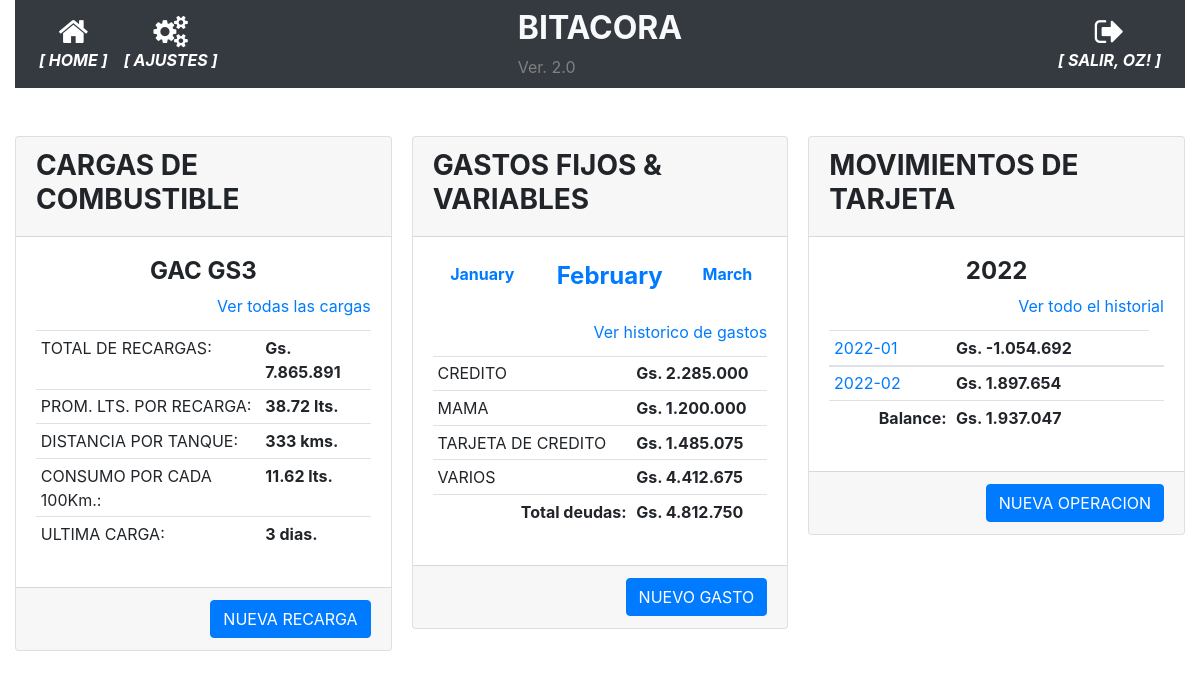
The app's page /index (signed in) with its own data.
### app/models.py (models this page shows, shortened)
class User(UserMixin, db.Model):
    id = db.Column(db.Integer, primary_key=True)
    username = db.Column(db.String(64), index=True, unique=True)
    email = db.Column(db.String(120), index=True, unique=True)
    password_hash = db.Column(db.String(128))
    perfil = db.Column(db.String(128))

class AgrupadorGastos(db.Model):
    __tablename__='agrupador_gastos'
    id = db.Column(db.Integer, primary_key=True)
    agrupador = db.Column(db.String(100), nullable=False)

### app/routes.py (the view)
@app.route('/')
@app.route('/index', methods=['GET', 'POST'])
@login_required
def index():
    form = FormularioCombustible()
    cargas = Cargas.query.all()
    anno = datetime.now().strftime("%Y")
    fechas_referencia = {'mes_anterior':datetime.now() - timedelta(days=30), 'fecha_actual':datetime.now(),  'mes_siguiente':datetime.now() + timedelta(days=31)}
    referencias_principales = referencias_vehiculo(cargas)
    balance_movimientos, balance_mensual = balance_cuenta()
    gastos = db.session.query(AgrupadorGastos.agrupador.label('acreedor'), func.sum(GastosFijos.monto).label('total')).join(AgrupadorGastos).group_by(AgrupadorGastos.agrupador).filter(func.strftime("%Y-%m", GastosFijos.fecha_pagar)==fechas_referencia['fecha_actual'].strftime('%Y-%m')).all()
    total_gasto = saldo_grupo(gastos)
    return render_template('home.html',  form=form, **referencias_principales, movimientos=balance_mensual, anno=anno, fechas_referencia=fechas_referencia, balance_movimientos=balance_movimientos, gastos=gastos, total_gasto=total_gasto) #usar ** permite que se manipule la variable directamente en el DOM

### app/models.py (called while the page is built)
@login.user_loader
def load_user(id):
    return User.query.get(int(id))

### app/utilitarios.py (called while the page is built)
def saldo_grupo(result):
    list_dict = []
    saldo = 0
    for i in result:
        i_dict = i._asdict()  # sqlalchemy.util._collections.result , has a method called _asdict()
        list_dict.append(i_dict)
    for item in list_dict:
        if item['acreedor']=='CREDITO':
            saldo -= item['total']
        else:
            saldo += item['total']
    return saldo

### app/templates/home.html (shortened to what this page needs)
{% extends "base.html" %}
{% block main %}
<form action="{{ url_for('nueva_recarga') }}" method="post">
    <br>
    <div class="card-columns">
        <div class="card">
            <div class="card-header">
                <h3><strong>CARGAS DE COMBUSTIBLE</strong></h3>
            </div>
            <div class="card-body">
                <div class="card-title">
                    <h4 class="card-text text-center"><strong>{{ vehiculo }}</strong></h4>
                    <div class="card-text text-right">
                        <a href="{{ url_for('recargas') }}" class="card-link">Ver todas las cargas</a>
                    </div>
                </div>
                <div>
                    <table class="table table-sm">
                        <tr><td>TOTAL DE RECARGAS:</td><td><strong>{{ "Gs. {:,.0f}".format(suma_total_cargas).replace(",", ".") }}</strong></td></tr>
                        <tr><td>PROM. LTS. POR RECARGA:</td><td><strong>{{ '%0.2f'|format(promedio_litros_por_recarga|float) }} lts.</strong></td></tr>
                        <tr><td>DISTANCIA POR TANQUE:</td><td><strong>{{ promedio_recorrido_por_tanque }} kms.</strong></td></tr>
                        <tr><td>CONSUMO POR CADA 100Km.:</td><td><strong>{{ '%0.2f'|format(consumo_por_100km|float) }} lts.</strong></td></tr>
                        <tr><td>ULTIMA CARGA:</td><td><strong>{{ promedio_dias_carga }} dias.</strong></td></tr>
                    </table>
                </div>
            </div>
            <div class="card-footer text-muted text-right">
                <a href="{{ url_for('nueva_recarga') }}" class="btn btn-primary">NUEVA RECARGA</a>
            </div>
        </div>
        <div class="card">
            <div class="card-header">
                <h3><strong>GASTOS FIJOS & VARIABLES</strong></h3>
            </div>
            <div class="card-body">
                <div class="card-title text-center">
                    <table class="table table-sm table-borderless">
                        <td><a href="{{ url_for('historico_gastos_detalle', periodo=fechas_referencia.mes_anterior.strftime('%Y-%m')) }}" class="card-link"><strong>{{ fechas_referencia.mes_anterior.strftime('%B') }}</strong></a></td>
                        <td><a href="{{ url_for('historico_gastos_detalle', periodo=fechas_referencia.fecha_actual.strftime('%Y-%m')) }}" class="card-link"><h4><strong>{{ fechas_referencia.fecha_actual.strftime('%B') }}</strong></h4></a></td>
                        <td><a href="{{ url_for('historico_gastos_detalle', periodo=fechas_referencia.mes_siguiente.strftime('%Y-%m')) }}" class="card-link"><strong>{{ fechas_referencia.mes_siguiente.strftime('%B') }}</strong></a></td>
                    </table>
                    <div class="card-text text-right">
                        <a href="{{ url_for('historico_gastos') }}" class="card-link">Ver historico de gastos</a>
                    </div>
                </div>
                <div>
                    <table class="table table-sm">
                        <tbody>
                        {% for gasto in gastos %}
                            <tr>
                                <td>{{ gasto.acreedor }}</td>
                                <td><strong>{{ "Gs. {:,.0f}".format(gasto.total).replace(",", ".") }}</strong></td>
                            </tr>
                        {% endfor %}
                        </tbody>
                        <tfoot>
                            <tr>
                                <td class="card-text text-right"><strong>Total deudas:</strong></td>
                                <td><strong>{{ "Gs. {:,.0f}".format(total_gasto).replace(",", ".") }}</strong></td>
                            </tr>
                        </tfoot>
                    </table>
                </div>
            </div>
            <div class="card-footer text-muted text-right">
                <a href="{{ url_for('nuevo_gasto') }}" class="btn btn-primary">NUEVO GASTO</a>
            </div>
        </div>
        <div class="card">
            <div class="card-header">
                <h3><strong>MOVIMIENTOS DE TARJETA</strong></h3>
            </div>
            <div class="card-body">
                <div class="card-title">
                    <h4 class="card-text text-center"><strong>{{ fechas_referencia.fecha_actual.strftime('%Y') }}</strong></h4>
                    <div class="card-text text-right">
                        <a href="{{ url_for('historial_operacion') }}" class="card-link">Ver todo el historial</a>
                    </div>
                </div>
                <div>
                    <table class="table table-sm">
                        {% for movimiento in movimientos %}
                        <tbody>
                            <tr>
                                <td><a href="{{ url_for('movimientos_mes', mes=movimiento[0]) }}">{{ movimiento[0] }}</a></td>
                                <td><strong>{{ "Gs. {:,.0f}".format(movimiento[1]).replace(",", ".") }}</strong></td>
                            </tr>
                        </tbody>
                        {% endfor %}
                        <tfoot>
                            <tr>
                                <td class="card-text text-right"><strong>Balance:</strong></td>
                                <td><strong>{{ "Gs. {:,.0f}".format(balance_movimientos|int).replace(",", ".") }}</strong></td>
                                <td></td>
                            </tr>
                        </tfoot>
                    </table>
                </div>
            </div>
            <div class="card-footer text-muted text-right">
                <a href="{{ url_for('nueva_operacion') }}" class="btn btn-primary">NUEVA OPERACION</a>
            </div>
        </div>
    </div>
{% endblock %}

### app/templates/base.html (shortened to what this page needs)
<!doctype html>
<html lang="en">
  <head>
    <link rel="stylesheet" href="https://stackpath.bootstrapcdn.com/bootstrap/4.5.0/css/bootstrap.min.css">
    <link rel="stylesheet" href="https://maxcdn.bootstrapcdn.com/font-awesome/4.4.0/css/font-awesome.min.css">
  </head>
  <body>
    <div class="container-fluid">
      <nav class="navbar navbar-expand-md navbar-dark bg-dark">
        <div class="navbar-collapse collapse w-100 order-1 order-md-0 dual-collapse2">
            <ul class="navbar-nav mr-auto text-center">
              <li class="nav-item active">
                <a href="{{ url_for('index') }}" class="nav-link d-flex flex-column">
                <i class="fa fa-home fa-2x"></i>
                <span class="d-none d-sm-inline"><i><strong>[ HOME ]</strong></i></span></a>
              </li>
              <li class="nav-item active">
                <a href="{{ url_for('parametrico') }}" class="nav-link d-flex flex-column">
                <i class="fa fa-cogs fa-2x"></i>
                <span class="d-none d-sm-inline"><i><strong>[ AJUSTES ]</strong></i></span></a>
              </li>
            </ul>
        </div>
        <div class="mx-auto order-0">
            <h2 class="mx-auto text-light"><strong>BITACORA</strong></h2>
            <span style="color: grey">Ver. 2.0</span>
        </div>
        <div class="navbar-collapse collapse w-100 order-3 dual-collapse2">
            <ul class="navbar-nav ml-auto text-center">
              <li class="nav-item active">
                {% if current_user.is_anonymous %}
                  <a href="{{ url_for('logout') }}" class="nav-link d-flex flex-column">
                  <i class="fa fa-sign-in fa-2x"></i>
                  <span class="d-none d-sm-inline"><i><strong>[ ACCEDER ]</strong></i></span></a>
                {% else %}
                  <a href="{{ url_for('logout') }}" class="nav-link d-flex flex-column">
                  <i class="fa fa-sign-out fa-2x"></i>
                  <span class="d-none d-sm-inline"><i><strong>[ SALIR, {{ current_user.username | upper }}! ]</strong></i></span></a>
                {% endif %}
              </li>
            </ul>
        </div>
    </nav>
    <br>
      <div>
        {% block main %}{% endblock %}
      </div>
    </div>
  </body>
</html>

### records on screen
User: username "OZ"
AgrupadorGastos: acreedor "CREDITO", total "Gs. 2.285.000"
AgrupadorGastos: acreedor "MAMA", total "Gs. 1.200.000"
AgrupadorGastos: acreedor "TARJETA DE CREDITO", total "Gs. 1.485.075"
AgrupadorGastos: acreedor "VARIOS", total "Gs. 4.412.675"

### other values on screen
{{ vehiculo }} "GAC GS3"
{{ "Gs. {:,.0f}".format(suma_total_cargas).replace(",", ".") }} "Gs. 7.865.891"
{{ '%0.2f'|format(promedio_litros_por_recarga|float) }} "38.72"
{{ promedio_recorrido_por_tanque }} "333"
{{ '%0.2f'|format(consumo_por_100km|float) }} "11.62"
{{ fechas_referencia.mes_anterior.strftime('%B') }} "January"
{{ fechas_referencia.fecha_actual.strftime('%B') }} "February"
{{ fechas_referencia.mes_siguiente.strftime('%B') }} "March"
{{ "Gs. {:,.0f}".format(total_gasto).replace(",", ".") }} "Gs. 4.812.750"
{{ fechas_referencia.fecha_actual.strftime('%Y') }} "2022"
{{ movimiento[0] }} "2022-01" "2022-02"
{{ "Gs. {:,.0f}".format(movimiento[1]).replace(",", ".") }} "Gs. -1.054.692" "Gs. 1.897.654"
{{ "Gs. {:,.0f}".format(balance_movimientos|int).replace(",", ".") }} "Gs. 1.937.047"
